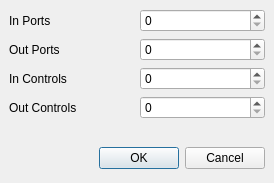
<ui version="4.0" >
 <author></author>
 <comment></comment>
 <exportmacro></exportmacro>
 <class>DummyProcessingConfig</class>
 <widget class="QDialog" name="DummyProcessingConfig" >
  <property name="geometry" >
   <rect>
    <x>0</x>
    <y>0</y>
    <width>274</width>
    <height>183</height>
   </rect>
  </property>
  <property name="windowTitle" >
   <string>Configure</string>
  </property>
  <layout class="QVBoxLayout" >
   <property name="margin" >
    <number>9</number>
   </property>
   <property name="spacing" >
    <number>6</number>
   </property>
   <item>
    <layout class="QGridLayout" >
     <property name="margin" >
      <number>0</number>
     </property>
     <property name="spacing" >
      <number>6</number>
     </property>
     <item row="3" column="0" >
      <widget class="QLabel" name="outcontrolsLabel" >
       <property name="text" >
        <string>Out Controls</string>
       </property>
      </widget>
     </item>
     <item row="3" column="1" >
      <widget class="QSpinBox" name="outcontrols" >
       <property name="maximum" >
        <number>10</number>
       </property>
      </widget>
     </item>
     <item row="1" column="0" >
      <widget class="QLabel" name="outportsLabel" >
       <property name="text" >
        <string>Out Ports</string>
       </property>
      </widget>
     </item>
     <item row="2" column="1" >
      <widget class="QSpinBox" name="incontrols" >
       <property name="maximum" >
        <number>10</number>
       </property>
      </widget>
     </item>
     <item row="0" column="0" >
      <widget class="QLabel" name="inportsLabel" >
       <property name="text" >
        <string>In Ports</string>
       </property>
      </widget>
     </item>
     <item row="0" column="1" >
      <widget class="QSpinBox" name="inports" >
       <property name="maximum" >
        <number>10</number>
       </property>
      </widget>
     </item>
     <item row="2" column="0" >
      <widget class="QLabel" name="incontrolsLabel" >
       <property name="text" >
        <string>In Controls</string>
       </property>
      </widget>
     </item>
     <item row="1" column="1" >
      <widget class="QSpinBox" name="outports" >
       <property name="maximum" >
        <number>10</number>
       </property>
      </widget>
     </item>
    </layout>
   </item>
   <item>
    <spacer>
     <property name="orientation" >
      <enum>Qt::Vertical</enum>
     </property>
     <property name="sizeHint" >
      <size>
       <width>20</width>
       <height>40</height>
      </size>
     </property>
    </spacer>
   </item>
   <item>
    <layout class="QHBoxLayout" >
     <property name="margin" >
      <number>0</number>
     </property>
     <property name="spacing" >
      <number>6</number>
     </property>
     <item>
      <spacer>
       <property name="orientation" >
        <enum>Qt::Horizontal</enum>
       </property>
       <property name="sizeHint" >
        <size>
         <width>131</width>
         <height>31</height>
        </size>
       </property>
      </spacer>
     </item>
     <item>
      <widget class="QPushButton" name="okButton" >
       <property name="text" >
        <string>OK</string>
       </property>
      </widget>
     </item>
     <item>
      <widget class="QPushButton" name="cancelButton" >
       <property name="text" >
        <string>Cancel</string>
       </property>
      </widget>
     </item>
    </layout>
   </item>
  </layout>
 </widget>
 <pixmapfunction></pixmapfunction>
 <resources/>
 <connections>
  <connection>
   <sender>okButton</sender>
   <signal>clicked()</signal>
   <receiver>DummyProcessingConfig</receiver>
   <slot>accept()</slot>
   <hints>
    <hint type="sourcelabel" >
     <x>278</x>
     <y>253</y>
    </hint>
    <hint type="destinationlabel" >
     <x>96</x>
     <y>254</y>
    </hint>
   </hints>
  </connection>
  <connection>
   <sender>cancelButton</sender>
   <signal>clicked()</signal>
   <receiver>DummyProcessingConfig</receiver>
   <slot>reject()</slot>
   <hints>
    <hint type="sourcelabel" >
     <x>369</x>
     <y>253</y>
    </hint>
    <hint type="destinationlabel" >
     <x>179</x>
     <y>282</y>
    </hint>
   </hints>
  </connection>
 </connections>
</ui>
